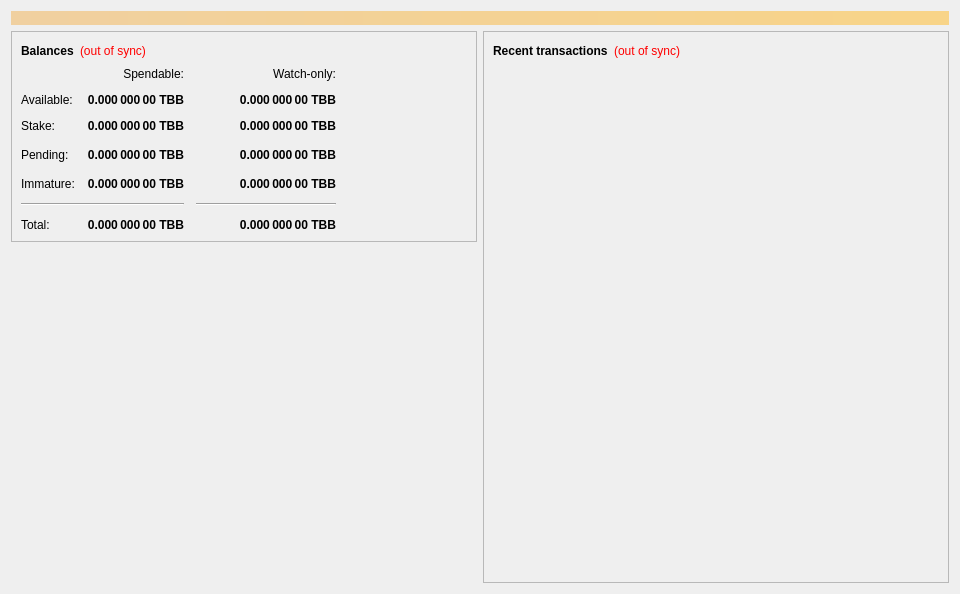
<?xml version="1.0" encoding="UTF-8"?>
<ui version="4.0">
 <class>OverviewPage</class>
 <widget class="QWidget" name="OverviewPage">
  <property name="geometry">
   <rect>
    <x>0</x>
    <y>0</y>
    <width>960</width>
    <height>594</height>
   </rect>
  </property>
  <property name="minimumSize">
   <size>
    <width>960</width>
    <height>0</height>
   </size>
  </property>
  <property name="windowTitle">
   <string>Form</string>
  </property>
  <property name="styleSheet">
   <string notr="true"/>
  </property>
  <layout class="QVBoxLayout" name="topLayout">
   <item>
    <widget class="QLabel" name="labelAlerts">
     <property name="visible">
      <bool>false</bool>
     </property>
     <property name="styleSheet">
      <string notr="true">background-color: qlineargradient(x1: 0, y1: 0, x2: 1, y2: 0, stop:0 #F0D0A0, stop:1 #F8D488); color:#000000;</string>
     </property>
     <property name="wordWrap">
      <bool>true</bool>
     </property>
     <property name="margin">
      <number>3</number>
     </property>
    </widget>
   </item>
   <item>
    <layout class="QHBoxLayout" name="horizontalLayout" stretch="1,1">
     <item>
      <layout class="QVBoxLayout" name="verticalLayout_2">
       <item>
        <widget class="QFrame" name="frame">
         <property name="frameShape">
          <enum>QFrame::StyledPanel</enum>
         </property>
         <property name="frameShadow">
          <enum>QFrame::Raised</enum>
         </property>
         <layout class="QVBoxLayout" name="verticalLayout_4">
          <item>
           <layout class="QHBoxLayout" name="horizontalLayout_4">
            <item>
             <widget class="QLabel" name="label_5">
              <property name="font">
               <font>
                <weight>75</weight>
                <bold>true</bold>
               </font>
              </property>
              <property name="text">
               <string>Balances</string>
              </property>
             </widget>
            </item>
            <item>
             <widget class="QLabel" name="labelWalletStatus">
              <property name="cursor">
               <cursorShape>WhatsThisCursor</cursorShape>
              </property>
              <property name="toolTip">
               <string>The displayed information may be out of date. Your wallet automatically synchronizes with the BlueBeasts-Coin network after a connection is established, but this process has not completed yet.</string>
              </property>
              <property name="styleSheet">
               <string notr="true">QLabel { color: red; }</string>
              </property>
              <property name="text">
               <string notr="true">(out of sync)</string>
              </property>
              <property name="alignment">
               <set>Qt::AlignLeading|Qt::AlignLeft|Qt::AlignVCenter</set>
              </property>
             </widget>
            </item>
            <item>
             <spacer name="horizontalSpacer_3">
              <property name="orientation">
               <enum>Qt::Horizontal</enum>
              </property>
              <property name="sizeHint" stdset="0">
               <size>
                <width>40</width>
                <height>20</height>
               </size>
              </property>
             </spacer>
            </item>
           </layout>
          </item>
          <item>
           <layout class="QGridLayout" name="gridLayout">
            <property name="spacing">
             <number>12</number>
            </property>
            <item row="3" column="2">
             <widget class="QLabel" name="labelWatchPending">
              <property name="font">
               <font>
                <weight>75</weight>
                <bold>true</bold>
               </font>
              </property>
              <property name="cursor">
               <cursorShape>IBeamCursor</cursorShape>
              </property>
              <property name="toolTip">
               <string>Unconfirmed transactions to watch-only addresses</string>
              </property>
              <property name="text">
               <string notr="true">0.000 000 00 TBB</string>
              </property>
              <property name="alignment">
               <set>Qt::AlignRight|Qt::AlignTrailing|Qt::AlignVCenter</set>
              </property>
              <property name="textInteractionFlags">
               <set>Qt::LinksAccessibleByMouse|Qt::TextSelectableByKeyboard|Qt::TextSelectableByMouse</set>
              </property>
             </widget>
            </item>
            <item row="3" column="1">
             <widget class="QLabel" name="labelUnconfirmed">
              <property name="font">
               <font>
                <weight>75</weight>
                <bold>true</bold>
               </font>
              </property>
              <property name="cursor">
               <cursorShape>IBeamCursor</cursorShape>
              </property>
              <property name="toolTip">
               <string>Total of transactions that have yet to be confirmed, and do not yet count toward the spendable balance</string>
              </property>
              <property name="text">
               <string notr="true">0.000 000 00 TBB</string>
              </property>
              <property name="alignment">
               <set>Qt::AlignRight|Qt::AlignTrailing|Qt::AlignVCenter</set>
              </property>
              <property name="textInteractionFlags">
               <set>Qt::LinksAccessibleByMouse|Qt::TextSelectableByKeyboard|Qt::TextSelectableByMouse</set>
              </property>
             </widget>
            </item>
            <item row="4" column="2">
             <widget class="QLabel" name="labelWatchImmature">
              <property name="font">
               <font>
                <weight>75</weight>
                <bold>true</bold>
               </font>
              </property>
              <property name="cursor">
               <cursorShape>IBeamCursor</cursorShape>
              </property>
              <property name="toolTip">
               <string>Mined balance in watch-only addresses that has not yet matured</string>
              </property>
              <property name="text">
               <string notr="true">0.000 000 00 TBB</string>
              </property>
              <property name="alignment">
               <set>Qt::AlignRight|Qt::AlignTrailing|Qt::AlignVCenter</set>
              </property>
              <property name="textInteractionFlags">
               <set>Qt::LinksAccessibleByMouse|Qt::TextSelectableByKeyboard|Qt::TextSelectableByMouse</set>
              </property>
             </widget>
            </item>
            <item row="5" column="0" colspan="2">
             <widget class="Line" name="lineSpendableBalance">
              <property name="sizePolicy">
               <sizepolicy hsizetype="MinimumExpanding" vsizetype="Fixed">
                <horstretch>0</horstretch>
                <verstretch>0</verstretch>
               </sizepolicy>
              </property>
              <property name="orientation">
               <enum>Qt::Horizontal</enum>
              </property>
             </widget>
            </item>
            <item row="5" column="2">
             <widget class="Line" name="lineWatchBalance">
              <property name="sizePolicy">
               <sizepolicy hsizetype="Preferred" vsizetype="Fixed">
                <horstretch>0</horstretch>
                <verstretch>0</verstretch>
               </sizepolicy>
              </property>
              <property name="minimumSize">
               <size>
                <width>140</width>
                <height>0</height>
               </size>
              </property>
              <property name="orientation">
               <enum>Qt::Horizontal</enum>
              </property>
             </widget>
            </item>
            <item row="6" column="0">
             <widget class="QLabel" name="labelTotalText">
              <property name="text">
               <string>Total:</string>
              </property>
             </widget>
            </item>
            <item row="4" column="1">
             <widget class="QLabel" name="labelImmature">
              <property name="font">
               <font>
                <weight>75</weight>
                <bold>true</bold>
               </font>
              </property>
              <property name="cursor">
               <cursorShape>IBeamCursor</cursorShape>
              </property>
              <property name="toolTip">
               <string>Mined balance that has not yet matured</string>
              </property>
              <property name="text">
               <string notr="true">0.000 000 00 TBB</string>
              </property>
              <property name="alignment">
               <set>Qt::AlignRight|Qt::AlignTrailing|Qt::AlignVCenter</set>
              </property>
              <property name="textInteractionFlags">
               <set>Qt::LinksAccessibleByMouse|Qt::TextSelectableByKeyboard|Qt::TextSelectableByMouse</set>
              </property>
             </widget>
            </item>
            <item row="3" column="3">
             <spacer name="horizontalSpacer_2">
              <property name="orientation">
               <enum>Qt::Horizontal</enum>
              </property>
              <property name="sizeHint" stdset="0">
               <size>
                <width>40</width>
                <height>20</height>
               </size>
              </property>
             </spacer>
            </item>
            <item row="4" column="0">
             <widget class="QLabel" name="labelImmatureText">
              <property name="text">
               <string>Immature:</string>
              </property>
             </widget>
            </item>
            <item row="6" column="1">
             <widget class="QLabel" name="labelTotal">
              <property name="font">
               <font>
                <weight>75</weight>
                <bold>true</bold>
               </font>
              </property>
              <property name="cursor">
               <cursorShape>IBeamCursor</cursorShape>
              </property>
              <property name="toolTip">
               <string>Your current total balance</string>
              </property>
              <property name="text">
               <string notr="true">0.000 000 00 TBB</string>
              </property>
              <property name="alignment">
               <set>Qt::AlignRight|Qt::AlignTrailing|Qt::AlignVCenter</set>
              </property>
              <property name="textInteractionFlags">
               <set>Qt::LinksAccessibleByMouse|Qt::TextSelectableByKeyboard|Qt::TextSelectableByMouse</set>
              </property>
             </widget>
            </item>
            <item row="6" column="2">
             <widget class="QLabel" name="labelWatchTotal">
              <property name="font">
               <font>
                <weight>75</weight>
                <bold>true</bold>
               </font>
              </property>
              <property name="cursor">
               <cursorShape>IBeamCursor</cursorShape>
              </property>
              <property name="toolTip">
               <string>Current total balance in watch-only addresses</string>
              </property>
              <property name="text">
               <string notr="true">0.000 000 00 TBB</string>
              </property>
              <property name="alignment">
               <set>Qt::AlignRight|Qt::AlignTrailing|Qt::AlignVCenter</set>
              </property>
              <property name="textInteractionFlags">
               <set>Qt::LinksAccessibleByMouse|Qt::TextSelectableByKeyboard|Qt::TextSelectableByMouse</set>
              </property>
             </widget>
            </item>
            <item row="0" column="2">
             <widget class="QLabel" name="labelWatchonly">
              <property name="text">
               <string>Watch-only:</string>
              </property>
              <property name="alignment">
               <set>Qt::AlignRight|Qt::AlignTrailing|Qt::AlignVCenter</set>
              </property>
             </widget>
            </item>
            <item row="1" column="0">
             <widget class="QLabel" name="labelBalanceText">
              <property name="text">
               <string>Available:</string>
              </property>
             </widget>
            </item>
            <item row="1" column="1">
             <widget class="QLabel" name="labelBalance">
              <property name="font">
               <font>
                <weight>75</weight>
                <bold>true</bold>
               </font>
              </property>
              <property name="cursor">
               <cursorShape>IBeamCursor</cursorShape>
              </property>
              <property name="toolTip">
               <string>Your current spendable balance</string>
              </property>
              <property name="text">
               <string notr="true">0.000 000 00 TBB</string>
              </property>
              <property name="alignment">
               <set>Qt::AlignRight|Qt::AlignTrailing|Qt::AlignVCenter</set>
              </property>
              <property name="textInteractionFlags">
               <set>Qt::LinksAccessibleByMouse|Qt::TextSelectableByKeyboard|Qt::TextSelectableByMouse</set>
              </property>
             </widget>
            </item>
            <item row="2" column="0">
             <widget class="QLabel" name="label_10">
              <property name="text">
               <string>Stake:</string>
              </property>
             </widget>
            </item>
            <item row="2" column="1">
             <widget class="QLabel" name="labelStake">
              <property name="font">
               <font>
                <weight>75</weight>
                <bold>true</bold>
               </font>
              </property>
              <property name="cursor">
               <cursorShape>IBeamCursor</cursorShape>
              </property>
              <property name="toolTip">
               <string>Total of coins that was staked, and do not yet count toward the current balance</string>
              </property>
              <property name="text">
               <string notr="true">0.000 000 00 TBB</string>
              </property>
              <property name="alignment">
               <set>Qt::AlignRight|Qt::AlignTrailing|Qt::AlignVCenter</set>
              </property>
              <property name="textInteractionFlags">
               <set>Qt::LinksAccessibleByMouse|Qt::TextSelectableByKeyboard|Qt::TextSelectableByMouse</set>
              </property>
             </widget>
            </item>
            <item row="2" column="2">
             <widget class="QLabel" name="labelWatchStake">
              <property name="font">
               <font>
                <weight>75</weight>
                <bold>true</bold>
               </font>
              </property>
              <property name="cursor">
               <cursorShape>IBeamCursor</cursorShape>
              </property>
              <property name="toolTip">
               <string>Total of coins that was staked in watch-only addresses, and do not yet count toward the current watch-only balance</string>
              </property>
              <property name="text">
               <string notr="true">0.000 000 00 TBB</string>
              </property>
              <property name="alignment">
               <set>Qt::AlignRight|Qt::AlignTrailing|Qt::AlignVCenter</set>
              </property>
              <property name="textInteractionFlags">
               <set>Qt::LinksAccessibleByMouse|Qt::TextSelectableByKeyboard|Qt::TextSelectableByMouse</set>
              </property>
             </widget>
            </item>
            <item row="1" column="2">
             <widget class="QLabel" name="labelWatchAvailable">
              <property name="font">
               <font>
                <weight>75</weight>
                <bold>true</bold>
               </font>
              </property>
              <property name="cursor">
               <cursorShape>IBeamCursor</cursorShape>
              </property>
              <property name="toolTip">
               <string>Your current balance in watch-only addresses</string>
              </property>
              <property name="text">
               <string notr="true">0.000 000 00 TBB</string>
              </property>
              <property name="alignment">
               <set>Qt::AlignRight|Qt::AlignTrailing|Qt::AlignVCenter</set>
              </property>
              <property name="textInteractionFlags">
               <set>Qt::LinksAccessibleByMouse|Qt::TextSelectableByKeyboard|Qt::TextSelectableByMouse</set>
              </property>
             </widget>
            </item>
            <item row="3" column="0">
             <widget class="QLabel" name="labelPendingText">
              <property name="text">
               <string>Pending:</string>
              </property>
             </widget>
            </item>
            <item row="0" column="1">
             <widget class="QLabel" name="labelSpendable">
              <property name="text">
               <string>Spendable:</string>
              </property>
              <property name="alignment">
               <set>Qt::AlignRight|Qt::AlignTrailing|Qt::AlignVCenter</set>
              </property>
             </widget>
            </item>
           </layout>
          </item>
         </layout>
        </widget>
       </item>
       <item>
        <spacer name="verticalSpacer">
         <property name="orientation">
          <enum>Qt::Vertical</enum>
         </property>
         <property name="sizeHint" stdset="0">
          <size>
           <width>20</width>
           <height>40</height>
          </size>
         </property>
        </spacer>
       </item>
      </layout>
     </item>
     <item>
      <layout class="QVBoxLayout" name="verticalLayout_3">
       <item>
        <widget class="QFrame" name="frame_2">
         <property name="frameShape">
          <enum>QFrame::StyledPanel</enum>
         </property>
         <property name="frameShadow">
          <enum>QFrame::Raised</enum>
         </property>
         <layout class="QVBoxLayout" name="verticalLayout">
          <item>
           <layout class="QHBoxLayout" name="horizontalLayout_2">
            <item>
             <widget class="QLabel" name="label_4">
              <property name="font">
               <font>
                <weight>75</weight>
                <bold>true</bold>
               </font>
              </property>
              <property name="text">
               <string>Recent transactions</string>
              </property>
             </widget>
            </item>
            <item>
             <widget class="QLabel" name="labelTransactionsStatus">
              <property name="cursor">
               <cursorShape>WhatsThisCursor</cursorShape>
              </property>
              <property name="toolTip">
               <string>The displayed information may be out of date. Your wallet automatically synchronizes with the BlueBeasts-Coin network after a connection is established, but this process has not completed yet.</string>
              </property>
              <property name="styleSheet">
               <string notr="true">QLabel { color: red; }</string>
              </property>
              <property name="text">
               <string notr="true">(out of sync)</string>
              </property>
              <property name="alignment">
               <set>Qt::AlignRight|Qt::AlignTrailing|Qt::AlignVCenter</set>
              </property>
             </widget>
            </item>
            <item>
             <spacer name="horizontalSpacer">
              <property name="orientation">
               <enum>Qt::Horizontal</enum>
              </property>
              <property name="sizeHint" stdset="0">
               <size>
                <width>40</width>
                <height>20</height>
               </size>
              </property>
             </spacer>
            </item>
           </layout>
          </item>
          <item>
           <widget class="QListView" name="listTransactions">
            <property name="styleSheet">
             <string notr="true">QListView { background: transparent; }</string>
            </property>
            <property name="frameShape">
             <enum>QFrame::NoFrame</enum>
            </property>
            <property name="verticalScrollBarPolicy">
             <enum>Qt::ScrollBarAlwaysOff</enum>
            </property>
            <property name="horizontalScrollBarPolicy">
             <enum>Qt::ScrollBarAlwaysOff</enum>
            </property>
            <property name="selectionMode">
             <enum>QAbstractItemView::NoSelection</enum>
            </property>
           </widget>
          </item>
         </layout>
        </widget>
       </item>
      </layout>
     </item>
    </layout>
   </item>
  </layout>
 </widget>
 <resources/>
 <connections/>
</ui>
